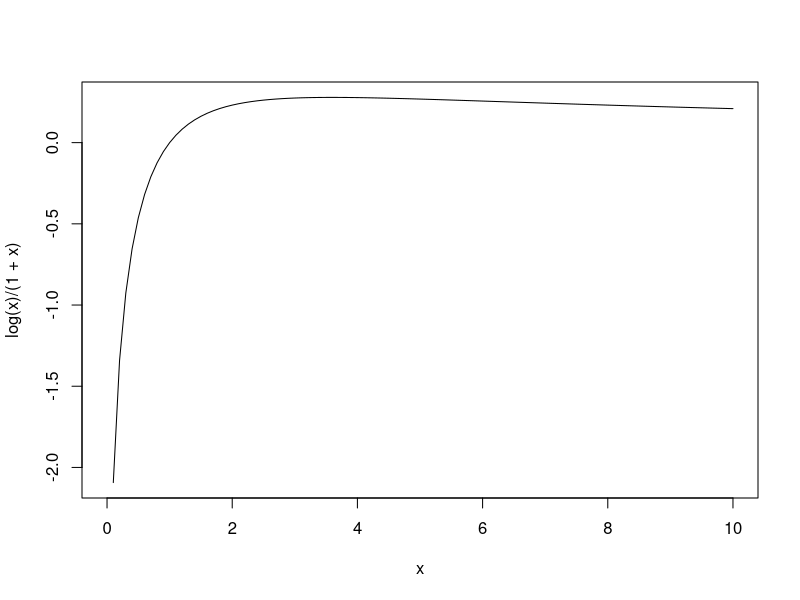
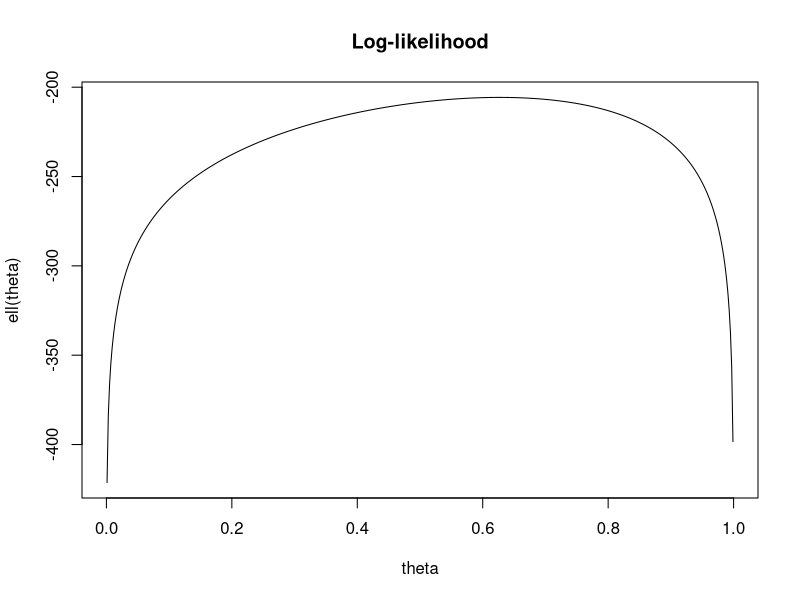
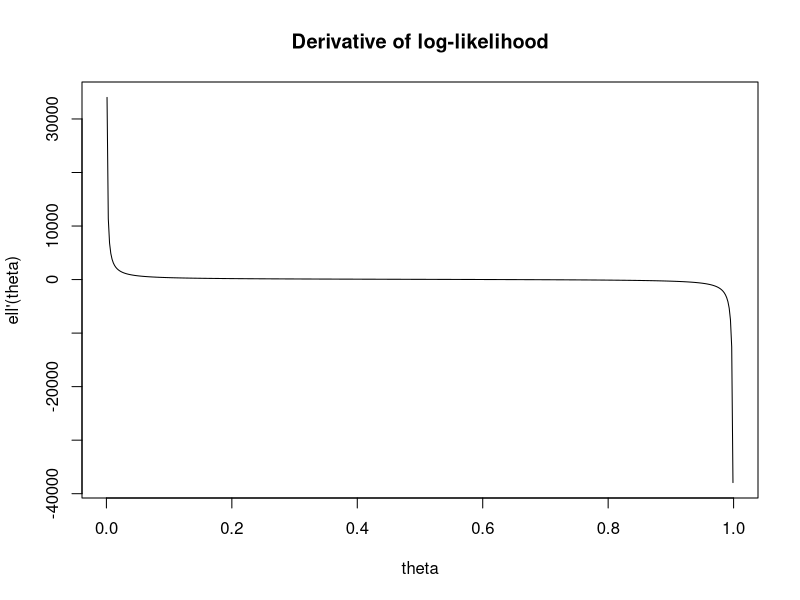

These charts were generated, in order, by the following R code:
###############################################################################
# MAT5182 Computational Statistics — Assignment 3: Optimization
# Yann-Emmanuel Obrou, Winter 2025
#
# Reconstructs the R code from the submitted report
# (reports/assignement-3.docx) after the original .Rmd file was lost.
# Questions 1 (graduate) was a hand-written proof; the code below covers
# Questions 2-5 exactly as submitted.
#
# Required packages: none (base R only).
###############################################################################

## ----------------------------------------------------------------------------
## Question 1 — EM expressions (graduate students only)
## ----------------------------------------------------------------------------
# Theoretical derivation done by hand (paper); no R code was submitted.

## ----------------------------------------------------------------------------
## Question 2 — Maximizing f(x) = log(x) / (1 + x)
## ----------------------------------------------------------------------------
# A curve plot over [0, 10] shows the maximum lies between 1 and 10,
# so the grid search uses a = 1, b = 10.

curve(log(x) / (1 + x), from = 0, to = 10)

# --- Grid search ---
gridS <- function(f, n, a, b) {
  x_grid <- a + ((0:n) / n) * (b - a)   # n+1 points between a and b
  res <- rep(-1, n + 1)
  for (i in 1:(n + 1)) {
    res[i] <- f(x_grid[i])
  }
  return(list(M = max(res), argmax = x_grid[which.max(res)]))
}

# f(x) = ln(x) / (1 + x)
f <- function(x) {
  return(log(x) / (1 + x))
}

grid_result <- gridS(f, 10000, 1, 10)
cat("Grid Search:\n")
cat("Maximum found at x =", grid_result$argmax,
    "with f(x) =", grid_result$M, "\n")
# Report: Maximum found at x = 3.5911 with f(x) = 0.2784645

# --- Newton-Raphson ---

# First derivative of f
fprime <- function(x) {
  return(((1 + x) / x - log(x)) / (1 + x)^2)
}

# Second derivative of f
f2prime <- function(x) {
  A <- (1 + x) / x - log(x)
  Aprime <- -1 / (x^2) - 1 / x
  return((Aprime * (1 + x)^2 - 2 * A * (1 + x)) / (1 + x)^4)
}

NR <- function(x0, tol = 1e-6, maxit = 1000) {
  x <- x0
  for (i in 1:maxit) {
    x_new <- x - fprime(x) / f2prime(x)
    if (abs(x_new - x) < tol) break
    x <- x_new
  }
  return(x)
}

x_nr <- NR(3)   # initial guess x0 = 3
cat("Newton-Raphson:\n")
cat("Maximum found at x =", x_nr, "with f(x) =", f(x_nr), "\n\n")
# Report: Maximum found at x = 3.591121 with f(x) = 0.2784645

# --- Gradient ascent ---

# Simple gradient ascent: builds the full path of iterates
SimpleGrad <- function(grad, n, gamma, x0) {
  res <- rep(x0, n + 1)
  for (i in 1:n) {
    res[i + 1] <- res[i] + gamma[i] * grad(res[i])
  }
  return(res)
}

n_iter <- 100000
gamma_vec <- rep(0.01, n_iter)
x0 <- 3
x_values <- SimpleGrad(fprime, n_iter, gamma_vec, x0)
x_ga <- tail(x_values, 1)   # last iterate is the maximizer
cat("Gradient Ascent:\n")
cat("Maximum found at x =", x_ga, "with f(x) =", f(x_ga), "\n")
# Report: Maximum found at x = 3.591121 with f(x) = 0.2784645

## ----------------------------------------------------------------------------
## Question 3 — MLE of the Pareto shape parameter: analytical vs Newton-Raphson
## ----------------------------------------------------------------------------

# Pareto(alpha) sampler via the inverse transform (CDF inversion)
rpareto <- function(n, alpha, x_min = 1) {
  U <- runif(n)
  return(x_min / (1 - U)^(1 / alpha))
}

# Analytical MLE: alpha_hat = n / sum(log(x_i))
analytical_MLE <- function(x) {
  n <- length(x)
  return(n / sum(log(x)))
}

# Newton-Raphson for the root of l'(alpha) = 0,
# with l'(theta) = n/theta - L, l''(theta) = -n/theta^2, L = sum(log(x))
NR <- function(x, theta0, tol = 1e-6, maxit = 1000) {
  theta <- theta0
  n <- length(x)
  L <- sum(log(x))
  for (i in 1:maxit) {
    lprime <- n / theta - L
    lprime2 <- -n / theta^2
    theta_new <- theta - lprime / lprime2
    if (abs(theta_new - theta) < tol) break
    theta <- theta_new
  }
  return(theta)
}

set.seed(123)

alpha_true <- 2
n <- 1000     # sample size
m <- 100      # number of replications

analytical_estimates <- numeric(m)
NR_estimates <- numeric(m)

for (i in 1:m) {
  x <- rpareto(n, alpha_true)
  analytical_estimates[i] <- analytical_MLE(x)
  NR_estimates[i] <- NR(x, theta0 = 1)   # initial guess theta0 = 1
}

cat("Analytical MLE: Mean =", mean(analytical_estimates),
    "SD =", sd(analytical_estimates), "\n")
# Report: Analytical MLE: Mean = 2.006097 SD = 0.05570272
cat("Newton-Raphson MLE: Mean =", mean(NR_estimates),
    "SD =", sd(NR_estimates), "\n")
# Report: Newton-Raphson MLE: Mean = 2.006097 SD = 0.05570272

# Conclusion (report): both methods agree; the means are close to the true
# alpha = 2 and the low SD shows the estimates are stable across samples.

## ----------------------------------------------------------------------------
## Question 4 — Two-component Gaussian mixture fitted by EM
## ----------------------------------------------------------------------------
# p(y_i) = q * N(y_i | mu1, sigma1^2) + (1 - q) * N(y_i | mu2, sigma2^2)
# Latent component labels z_i are unobserved -> EM algorithm.

EM_gauss_mix <- function(y, theta0, tol = 1e-6, maxit = 1000) {
  # theta0 = (q, mu1, mu2, sigma1, sigma2)
  theta <- theta0
  iter <- 0
  n <- length(y)

  while (iter < maxit) {
    q      <- theta[1]
    mu1    <- theta[2]
    mu2    <- theta[3]
    sigma1 <- theta[4]
    sigma2 <- theta[5]

    # E-step: responsibilities (log-densities for numerical stability)
    log_tau1 <- log(q) + dnorm(y, mean = mu1, sd = sigma1, log = TRUE)
    log_tau2 <- log(1 - q) + dnorm(y, mean = mu2, sd = sigma2, log = TRUE)
    gamma1 <- exp(log_tau1) / (exp(log_tau1) + exp(log_tau2))
    gamma2 <- 1 - gamma1

    # M-step: weighted MLE updates
    q_new      <- mean(gamma1)
    mu1_new    <- sum(gamma1 * y) / sum(gamma1)
    mu2_new    <- sum(gamma2 * y) / sum(gamma2)
    sigma1_new <- sqrt(sum(gamma1 * (y - mu1_new)^2) / sum(gamma1))
    sigma2_new <- sqrt(sum(gamma2 * (y - mu2_new)^2) / sum(gamma2))

    theta_new <- c(q_new, mu1_new, mu2_new, sigma1_new, sigma2_new)

    if (max(abs(theta_new - theta)) < tol) break

    theta <- theta_new
    iter <- iter + 1
  }

  return(list(theta_hat = theta, iterations = iter))
}

# Dataset from Houtot et al. 2002 (Geophysics)
y_data <- c(8.1, 8.2, 8.1, 8.2, 8.2, 7.4, 7.3, 7.4, 8.1, 8.1,
            7.9, 7.8, 8.2, 7.9, 7.9, 8.1, 8.1)

# Three different initializations: theta0 = (q, mu1, mu2, sigma1, sigma2)
init1 <- c(0.5, 7.5, 8.5, 0.5, 0.5)
init2 <- c(0.3, 7.8, 8.0, 0.3, 0.3)
init3 <- c(0.7, 7.2, 8.4, 0.7, 0.7)

result1 <- EM_gauss_mix(y_data, init1)
result2 <- EM_gauss_mix(y_data, init2)
result3 <- EM_gauss_mix(y_data, init3)

cat("EM Algorithm Results:\n")
cat("Initialization 1:\n")
print(result1$theta_hat)
# Report: 0.44742083 7.69530202 8.14025989 0.27766802 0.04905319
cat("Number of iterations:", result1$iterations, "\n\n")
# Report: 18
cat("Initialization 2:\n")
print(result2$theta_hat)
# Report: 0.17647015 7.36666659 8.06428536 0.04714048 0.12877056
cat("Number of iterations:", result2$iterations, "\n\n")
# Report: 16
cat("Initialization 3:\n")
print(result3$theta_hat)
# Report: 0.44742325 7.69530445 8.14025988 0.27766925 0.04905319
cat("Number of iterations:", result3$iterations, "\n\n")
# Report: 14

# Conclusion (report): EM converges, but to different local maxima
# depending on the starting point (inits 1 and 3 agree, init 2 differs),
# so multiple initializations should always be tried.

## ----------------------------------------------------------------------------
## Question 5 — Multinomial model with a single parameter theta
## ----------------------------------------------------------------------------
# pi1 = 1/2 + theta/4, pi2 = 1/4 - theta/4, pi3 = 1/4 - theta/4,
# pi4 = 1 - (pi1 + pi2 + pi3) = theta/4,  theta in (0, 1).
# Data: n = 197, x = (125, 18, 20, 34).

x1 <- 125; x2 <- 18; x3 <- 20; x4 <- 34
n <- x1 + x2 + x3 + x4   # 197

pi1 <- function(th) 0.5 + th / 4
pi2 <- function(th) 0.25 - th / 4
pi3 <- function(th) 0.25 - th / 4
pi4 <- function(th) 1 - (pi1(th) + pi2(th) + pi3(th))

# Log-likelihood
ell <- function(th) {
  return(x1 * log(pi1(th)) + x2 * log(pi2(th)) +
         x3 * log(pi3(th)) + x4 * log(pi4(th)))
}

# Derivative of the log-likelihood (note: 38 = x2 + x3)
ell_prime <- function(th) {
  return((125 / (4 * (0.5 + th / 4))) -
         (38 / (4 * (0.25 - th / 4))) + (34 / th))
}

# Plot the log-likelihood and its derivative
theta_seq <- seq(0.001, 0.999, length.out = 500)
ell_values <- unlist(sapply(theta_seq, ell))
plot(theta_seq, ell_values, type = "l",
     main = "Log-likelihood", xlab = "theta", ylab = "ell(theta)")

ellp_values <- unlist(sapply(theta_seq, ell_prime))
plot(theta_seq, ellp_values, type = "l",
     main = "Derivative of log-likelihood", xlab = "theta", ylab = "ell'(theta)")

# The derivative crosses zero near theta = 0.626, inside (0, 1): the MLE.

# --- Newton's method, starting at theta0 = 0.5 ---

# Second derivative of the log-likelihood
ell_second <- function(th) {
  return((-125 / (16 * (0.5 + th / 4)^2)) +
         (-38 / (16 * (0.25 - th / 4)^2)) + (-34 / (th^2)))
}

NR <- function(theta0, tol = 1e-6, maxit = 1000) {
  th <- theta0
  for (i in 1:maxit) {
    d1 <- ell_prime(th)
    d2 <- ell_second(th)
    th_new <- th - d1 / d2
    if (abs(th_new - th) < tol) break
    th <- th_new
  }
  return(th)
}

theta_NR <- NR(0.5)
cat("Newton's method result:", theta_NR, "\n")
# Report: Newton's method result: 0.6268215

# --- EM algorithm (complete-data MLE exists in closed form) ---
# E-step/M-step update derived in the report (paper derivation).

EM_multinomial <- function(theta0, tol = 1e-6, maxit = 1000) {
  th <- theta0
  iter <- 0
  while (iter < maxit) {
    p <- (0.5) / (0.5 + th / 4)
    E_Y <- 125 * p

    # M-step: closed-form update
    th_new <- (68 + 159 * th) / (144 + 197 * th)

    if (abs(th_new - th) < tol) break
    th <- th_new
    iter <- iter + 1
  }
  return(list(theta_hat = th, iterations = iter))
}

theta_EM <- EM_multinomial(0.5)
cat("EM Algorithm:\n")
cat("Solution by EM (theta) =", theta_EM$theta_hat,
    "after", theta_EM$iterations, "iterations.\n")
# Report: Solution by EM (theta) = 0.6268207 after 6 iterations.

# --- Gradient ascent, starting at theta0 = 0.5 ---
# NOTE: a learning rate of 0.01 overshoots (the report obtained ~ -63.95);
# 0.0001 converges steadily to the MLE.

SimpleGrad <- function(grad, n, gamma, x0) {
  res <- rep(x0, n + 1)
  for (i in 1:n) {
    res[i + 1] <- res[i] + gamma[i] * grad(res[i])
  }
  return(res)
}

n_iter <- 1000
gamma_vec <- rep(0.0001, n_iter)
theta_values <- SimpleGrad(ell_prime, n_iter, gamma_vec, 0.5)
theta_GA <- tail(theta_values, 1)
cat("Gradient Ascent:\n")
cat("Solution by Gradient Ascent (theta) =", theta_GA, "\n")
# Report: Solution by Gradient Ascent (theta) = 0.6268215
